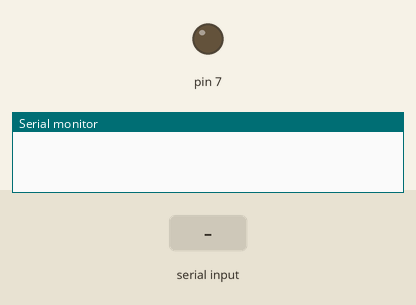
A sketch run on a simulated Arduino Uno, built with avr-gcc and run on an emulated ATmega328P. Parts: output pins drawn as LEDs (lit = HIGH), the last lines printed to the serial monitor. The test bench sets the inputs (shaded band).

Above: at 1.2 s.
1.3 s: "F" received over Serial
At 1.6 s:
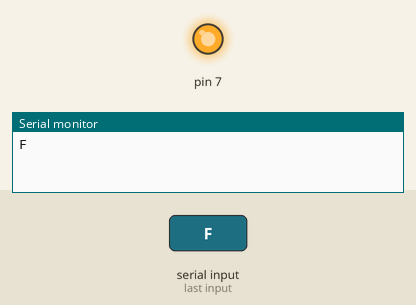
2.8 s: "B" received over Serial
At 4.0 s:
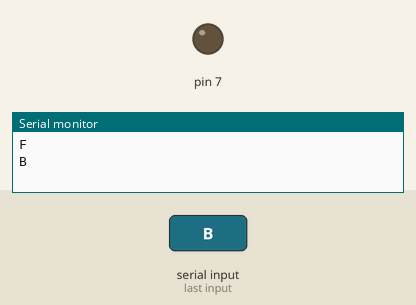
Timing chart, 0 to 5.8 s (numbered marks = the images above; inputs shaded):
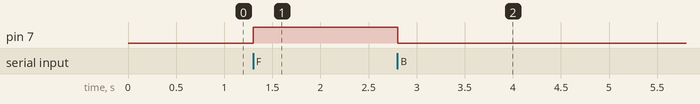

The sketch:

Bluetooth_test.ino
```cpp
void setup() {
Serial.begin(9600);
 pinMode(7, OUTPUT);
 }

void loop() {

 if(Serial.available()>0)
   {
       //Serial.println("Serial Val: ..");
       //Serial.println(Serial.available());
      char data= Serial.read(); // reading the data received from the bluetooth module
      if(data=='F'){
        digitalWrite(7, HIGH);
      }
      else if(data=='B'){
        digitalWrite(7, LOW);
      }
      Serial.println(data);
   }
   delay(20);

}
```

Measured:
- after the input at 1.3 s, pin 7: LOW → HIGH at once
- after the input at 2.8 s, pin 7: HIGH → LOW at once
